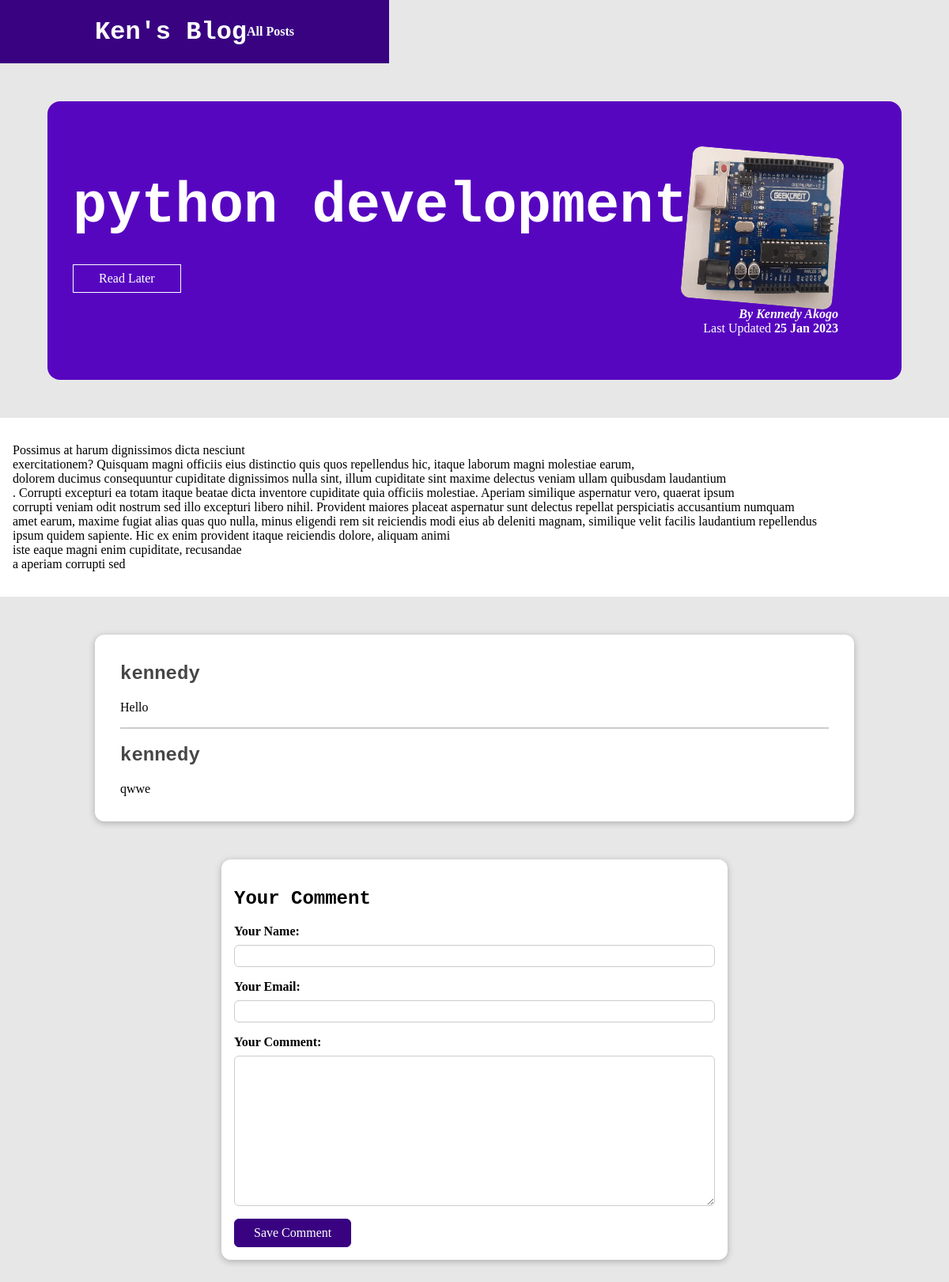
Before: /posts/python-development with the older database file.
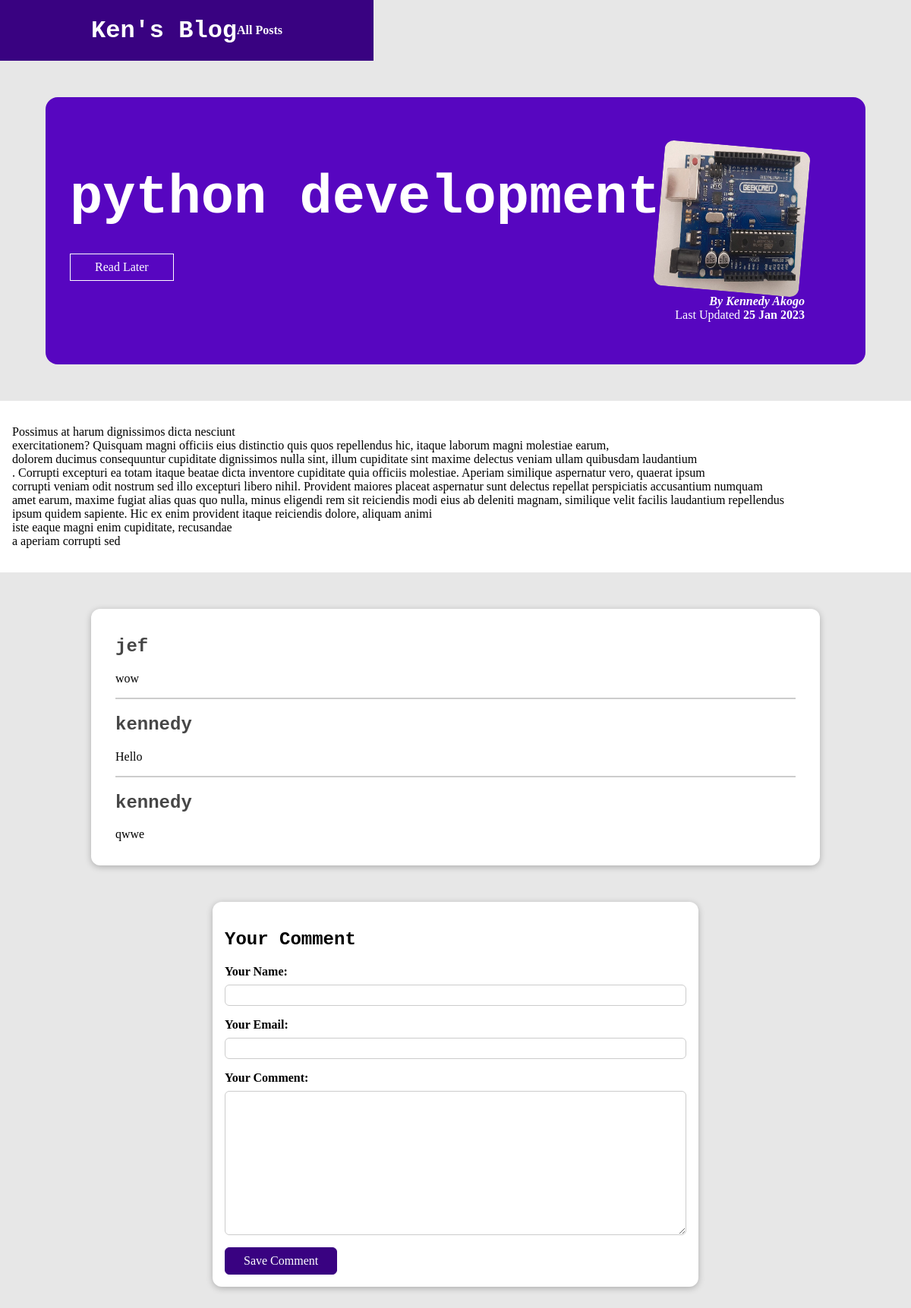
After: the same page with the newer database file.
### blog/models.py (models this page shows)
class Comment(models.Model):
    user_name = models.CharField(max_length=20)
    user_email = models.EmailField()
    text = models.TextField(max_length=300)
    post = models.ForeignKey(Post, on_delete=models.CASCADE , related_name="comments")

### blog/views.py (the view, shortened to what this page needs)
# urls.py: path("posts/<slug:slug>",views.SinglePostView.as_view(), name="single_post"),
class SinglePostView(View):
    def get(self,request, slug):
        post = Post.objects.get(slug = slug)
        context ={
            "post":post,
            "post_tag":post.tag.all(),
            "comment_form": CommentForm,
            "comments":post.comments.all().order_by("-id")
        }
        return render(request, "blog/post-detail.html", context)

### blog/models.py (called while the page is built)
    def full_name(self):
        return f"{self.first_name} {self.last_name}"

    def __str__(self):
        return  self.full_name()

### blog/templates/blog/post-detail.html (shortened to what this page needs)
{% extends 'base.html' %}
{%load  static%}
{% block css_files%}
    <link rel="stylesheet" href="{%static "blog/post-detail.css"%}">
{%endblock%}
{% block content%}
    <section id="summary">
        <h2>{{post.title}}</h2>
        <div>
        <div id="read-later">
            <form action="{% url "read-later" %}" method="POST">
                <button>Read Later</button>
            </form>
        </div>
        </div>
        <article>
            <img src="{{post.image.url }}" alt="post-title">
            <address>By <a href="mailto:{{post.author.email}}">{{post.author}}</a></address>
            <div>
                Last Updated <time>{{post.date|date:"d M Y"}}</time>
            </div>
        </article>
    </section>
    <main>
    {{post.content|linebreaks }}
</main>
<section id="comments">
    <ul>
        {% for comment in comments%}
           <li>
            <h2>{{ comment.user_name}}</h2>
            <p>{{ comment.text|linebreaks}}</p>
           </li>
        {%endfor%}
    </ul>
</section>
    <section id="comment-form" >
        <h2>Your Comment</h2>
        <form  action ="{% url "single_post" post.slug  %}" method="POST">
            {% for form_field in comment_form%}
            <div class="form-control {% if form_field.errors %} invalid {%endif%}" >
                {{form_field.label_tag}}
                {{ form_field}}
            </div>
            {% endfor%}
            <button>Save Comment</button>
        </form>
    </section>
{%endblock%}

Changed rows visible on the page:
added Comment: user_name "jef", text "wow"
